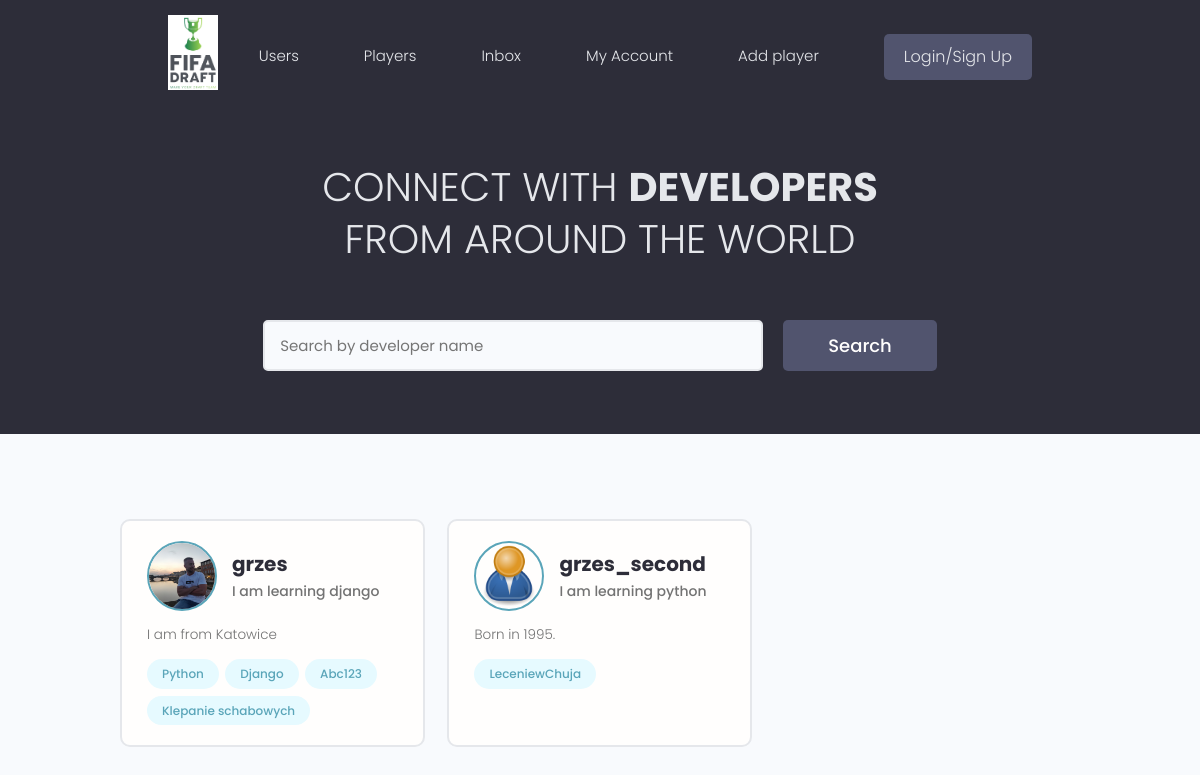
The page / on the database its author committed.
### users/models.py (models this page shows, shortened)
class Profile(models.Model):
    user = models.OneToOneField(User, on_delete=models.CASCADE, null=True, blank=True)
    name = models.CharField(max_length=100, blank=True, null=True)
    username = models.CharField(max_length=100, blank=True, null=True)
    location = models.CharField(max_length=100, blank=True, null=True)
    email = models.EmailField(max_length=100, blank=True, null=True)
    short_intro = models.CharField(max_length=250, blank=True, null=True)
    bio = models.TextField(blank=True, null=True)
    profile_image = models.ImageField(
        null=True,
        blank=True,
        upload_to="profile_images/",
        default="profile_images/user-default.png",
    )
    social_github = models.CharField(max_length=200, blank=True, null=True)
    social_twitter = models.CharField(max_length=200, blank=True, null=True)
    social_linkedin = models.CharField(max_length=200, blank=True, null=True)
    social_youtube = models.CharField(max_length=200, blank=True, null=True)
    social_website = models.CharField(max_length=200, blank=True, null=True)
    created = models.DateTimeField(auto_now_add=True)
    id = models.UUIDField(
        default=uuid.uuid4, unique=True, primary_key=True, editable=False
    )

class Skill(models.Model):
    owner = models.ForeignKey(Profile, on_delete=models.CASCADE, null=True, blank=True)
    name = models.CharField(max_length=200, blank=True, null=True)
    description = models.TextField(null=True, blank=True)
    created = models.DateTimeField(auto_now_add=True)
    id = models.UUIDField(
        default=uuid.uuid4, unique=True, primary_key=True, editable=False
    )
    def __str__(self):
        return str(self.name)

### users/views.py (the view)
# urls.py: path("", views.profiles, name="profiles"),
def profiles(request):
    profiles = Profile.objects.all()
    context = {"profiles": profiles}
    return render(request, "users/profiles.html", context)

### users/templates/users/profiles.html (shortened to what this page needs)
{% extends 'main.html'%}
{% block content %}
  <main class="home">
    <section class="hero-section text-center">
      <div class="container container--narrow">
        <div class="hero-section__box">
          <h2>CONNECT WITH <span>DEVELOPERS</span></h2>
          <h2>FROM AROUND THE WORLD</h2>
        </div>
        <div class="hero-section__search">
          <form class="form" action="#" method="get">
            <div class="form__field">
              <input class="input input--text" id="formInput#search" type="text" name="text"
                placeholder="Search by developer name" />
            </div>
            <input class="btn btn--sub btn--lg" type="submit" value="Search" />
          </form>
        </div>
      </div>
    </section>
    <section class="devlist">
      <div class="container">
        <div class="grid grid--three">
         {% for profile in profiles %}
          <div class="column card">
            <div class="dev">
              <a href="{% url 'user-profile' profile.id %}" class="card__body">
                <div class="dev__profile">
                  <img class="avatar avatar--md" src={{profile.profile_image.url}} alt="image" />
                  <div class="dev__meta">
                    <h3>{{ profile.user }}</h3>
                    <h5>{{ profile.short_intro|slice:'60' }}</h5>
                  </div>
                </div>
                <p class="dev__info">
                  {{ profile.bio|slice:'150' }}</p>
                <div class="dev__skills">
                  {% for skill in profile.skill_set.all %}
                  <span class="tag tag--pill tag--main">
                    <small>{{ skill }}</small>
                  </span>
                  {% endfor %}
                </div>
              </a>
            </div>
          </div>
         {% endfor %}
        </div>
      </div>
    </section>
  </main>
{% endblock content %}

### static/styles/app.css (style rules this page uses)
:root { --color-sub: #2d2d39; }
.btn--sub { background-color: var(--color-sub-light); }
.card { border: 2px solid var(--color-light); }
img { width: 100%; }
.hero-section { height: 40vh; display: flex; align-items: center; background-color: var(--color-sub); }
.hero-section__box { margin-bottom: 4rem; }
.hero-section__box > h2, .hero-section__box > h2 > span { font-size: 4rem; color: var(--color-light); line-height: 1.3; text-transform: uppercase; }
.hero-section__box > h2 { font-weight: 300; }
.hero-section__box > h2 > span { font-weight: 700; }
.hero-section__search > .form { display: flex; align-items: center; justify-content: center; gap: 2rem; }
.hero-section__search > .form input.input--text { width: 50rem; }
.devlist { margin-top: 8rem; }
.devlist .grid { align-items: stretch; }
.devlist .dev .dev__profile { display: flex; align-items: center; gap: 1.5rem; }
.devlist .dev .dev__meta h3 { color: var(--color-sub); font-size: 2rem; font-weight: 700; }
.devlist .dev .dev__meta h5 { color: var(--color-text); font-size: 1.4rem; font-weight: 500; }
.devlist .dev .dev__info { margin: 1.5rem 0; font-size: 1.35rem; line-height: 1.4; text-align: justify; }

### static/uikit/styles/modules/_variables.css (style rules this page uses)
:root { --color-main: #5aa5b9; --color-main-light: #e6faff; --color-sub: #3f4156; --color-sub-light: #51546e; --color-sub-lighter: #ededfd; --color-text: #737373; --color-gray: #8b8b8b; --color-light: #e5e7eb; --color-light-gray: #767676; --color-bg: #f8fafd; --color-white: #fffefd; --color-white-light: #f3f3f3; --color-success: #359e64; --color-success-bg: #def8e8; --color-error: #fc4b0b; --color-error-bg: #fff2ee; --font-base: 'Poppins', arial, helvetica, 'Segoe UI', roboto, ubuntu, sans-serif; --font-monospace: 'Fira Code', 'Courier New', courier, monospace; --font-regular: 300; --font-medium: 500; --font-bold: 700; --generic-shadow: 1px 1px 5px #00000010; --generic-transition: all 0.3s ease-in-out; }

### static/uikit/styles/modules/_base.css (style rules this page uses)
* { margin: 0; padding: 0; box-sizing: border-box; text-rendering: optimizeLegibility; color: inherit; font-size: inherit; }
html { font-size: 50%; }
@media only screen and (min-width: 480px) { html { font-size: 56.25%; } }
@media only screen and (min-width: 1200px) { html { font-size: 62.5%; } }
body { line-height: 1.6; font-weight: 400; font-size: 1.5rem; color: var(--color-text); background-color: var(--color-bg); min-height: 100vh; }

### static/uikit/styles/modules/_typography.css (style rules this page uses)
* { font-family: var(--font-base); }
h2 { font-size: 3.6rem; font-weight: var(--font-bold); }
h3 { font-size: 3.2rem; font-weight: var(--font-medium); }
h5 { font-size: 2.4rem; font-weight: var(--font-medium); }
h5, h6 { font-weight: var(--font-regular); }
p, span, strong { font-size: 1.6rem; color: var(--color-text); font-weight: var(--font-regular); }
a { padding-bottom: 2px; text-decoration: none; display: inline-block; color: var(--color-main); font-weight: var(--font-medium); }

### static/uikit/styles/modules/_utilities.css (style rules this page uses)
.container { width: 92%; max-width: 165rem; margin: 0 auto; box-sizing: border-box; }
.container--narrow { width: 92%; max-width: 120rem; }
@media screen and (min-width: 1000px) { .container { width: 90%; } }
@media screen and (min-width: 1000px) { .container--narrow { width: 85%; } }
@media screen and (min-width: 1200px) { .container { width: 80%; } }
@media screen and (min-width: 1200px) { .container--narrow { width: 72%; } }
.text-center { text-align: center; }

### static/uikit/styles/modules/_avatar.css (style rules this page uses)
.avatar { border-radius: 50%; border: 2px solid var(--color-main); object-fit: cover; }
.avatar--md { height: 7rem; width: 7rem; }

### static/uikit/styles/modules/_button.css (style rules this page uses)
.btn { display: inline-block; position: relative; cursor: pointer; background-color: var(--color-light); font-weight: var(--font-medium); color: var(--color-sub); text-decoration: none; padding: 1rem 2rem; border-radius: 0.5rem; border: none; width: -webkit-fit-content; width: -moz-fit-content; width: fit-content; height: -webkit-fit-content; height: -moz-fit-content; height: fit-content; font-size: 1.6rem; outline-width: 0; outline-color: transparent; -webkit-backface-visibility: hidden; backface-visibility: hidden; transition: all 0.3s ease-in-out; }
.btn--sub { background-color: var(--color-sub); color: var(--color-white); }
.btn--lg { font-size: 1.8rem; padding: 1.2rem 4.5rem; }

### static/uikit/styles/modules/_card.css (style rules this page uses)
.card { border-radius: 1rem; background-color: var(--color-white); border: 1.5px solid var(--color-light); width: auto; height: auto; margin-top: 0.5rem; margin-bottom: 0.5rem; overflow: hidden; }
.card__body, .card__header { padding: 2rem 2.5rem; }

### rows shown on the page
Profile: profile_image (picture), user "grzes", short_intro "I am learning django", bio "I am from Katowice"
Skill: name "Python"
Skill: name "Django"
Skill: name "Abc123"
Skill: name "Klepanie schabowych"
Profile: profile_image (placeholder picture), user "grzes_second", short_intro "I am learning python", bio "Born in 1995."
Skill: name "LeceniewChuja"
